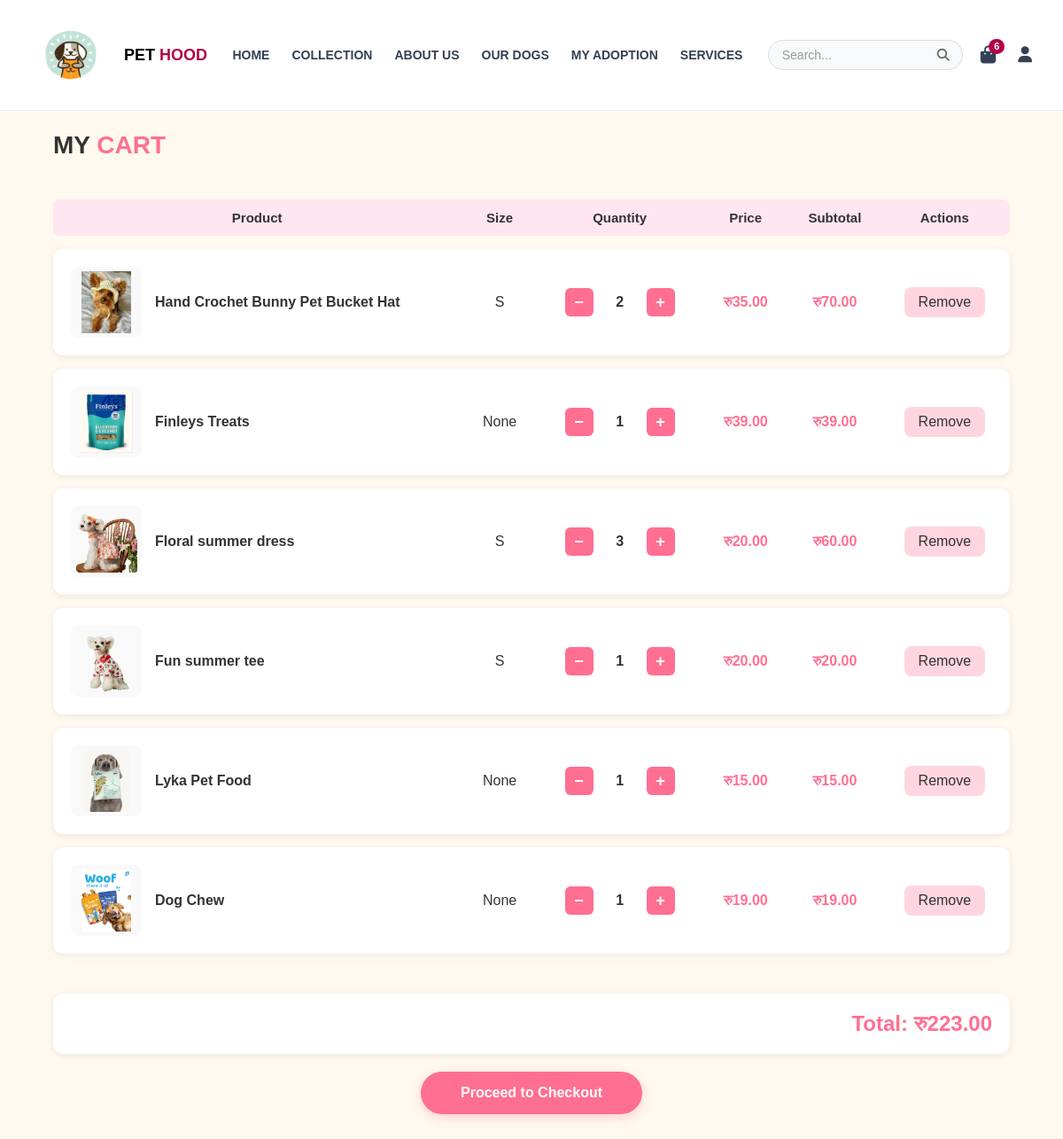
The app's page /cart/ (signed in) with its own data.
### shop/models.py (models this page shows, shortened)
class CartItem(models.Model):
    cart = models.ForeignKey(Cart, related_name="items", on_delete=models.CASCADE)
    product = models.ForeignKey(Product, on_delete=models.CASCADE)
    quantity = models.PositiveIntegerField(default=1)
    size = models.CharField(max_length=10, blank=True, null=True)
    def subtotal(self):
        return self.product.price * self.quantity

class Product(models.Model):
    CATEGORY_CHOICES = [
        ('food', 'Food'),
        ('clothes', 'Clothes'),
        ('accessories', 'Accessories'),
    ]
    name = models.CharField(max_length=200)
    slug = models.SlugField(max_length=250, unique=True, blank=True, null=True)
    category = models.CharField(max_length=20, choices=CATEGORY_CHOICES)
    price = models.DecimalField(max_digits=10, decimal_places=2)
    description = models.TextField()
    image = models.ImageField(upload_to='products/')
    sizes = models.ManyToManyField(Size, blank=True)   #  multiple sizes

### shop/views.py (the view)
# urls.py: path('cart/', views.cart_view, name='cart_view'),
@login_required
def cart_view(request):
    if 'buy_now_item_id' in request.session:
        del request.session['buy_now_item_id']
    cart, _ = Cart.objects.get_or_create(user=request.user)
    items = cart.items.all()
    total = cart.total_price()
    cart_count = cart.items.count()
    return render(request, 'cart.html', {'cart': cart, 'items': items, 'total': total, 'cart_count': cart_count,})

### shop/context_processors.py (called while the page is built)
def cart_count(request):
    if request.user.is_authenticated:
        cart, _ = Cart.objects.get_or_create(user=request.user)
        count = cart.items.count()
    else:
        count = 0
    return {'cart_count': count}

### shop/models.py (called while the page is built)
    def total_price(self):
        return sum(item.subtotal() for item in self.items.all())

### templates/cart.html (shortened to what this page needs)
{% extends 'base.html' %}
{% load static %}
{% block content %}
<div class="cart-container">
<h2>MY <span>CART</span></h2>
    <table class="cart-table">
    <thead>
        <tr>
            <th>Product</th>
            <th>Size</th>
            <th>Quantity</th>
            <th>Price</th>
            <th>Subtotal</th>
            <th>Actions</th>
        </tr>
    </thead>
    <tbody>
    {% for item in items %}
    <tr class="cart-item">
        <td data-label="Product">
            <div class="product-info">
                <img src="{{ item.product.image.url }}" alt="{{ item.product.name }}">
                <span class="product-name">{{ item.product.name }}</span>
            </div>
        </td>
        <td data-label="Size">{{ item.size }}</td>
        <td data-label="Quantity">
            <div class="quantity-controls">
                <form method="post" action="{% url 'update_cart_item' item.id %}" style="display: inline;">
                    <button type="submit" {% if item.quantity <= 1 %}disabled{% endif %}>−</button>
                </form>
                <span class="quantity-display">{{ item.quantity }}</span>
                <form method="post" action="{% url 'update_cart_item' item.id %}" style="display: inline;">
                    <button type="submit">+</button>
                </form>
            </div>
        </td>
        <td data-label="Price" class="price-cell">रु{{ item.product.price }}</td>
        <td data-label="Subtotal" class="price-cell">रु{{ item.subtotal }}</td>
        <td data-label="">
            <a href="{% url 'remove_cart_item' item.id %}" class="remove-btn">Remove</a>
        </td>
    </tr>
    {% empty %}
    <tr>
        <td colspan="6" class="empty-cart">Your cart is empty.</td>
    </tr>
    {% endfor %}
    </tbody>
    </table>
    <div class="total-section">
        Total: रु{{ total }}
    </div>
    <a href="{% url 'checkout' %}" class="checkout-btn">Proceed to Checkout</a>
</div>
{% endblock %}

### static/base.css (style rules this page uses)
* { box-sizing: border-box; }
body { margin: 0; font-family: Arial, sans-serif; }

### templates/cart.html (style rules this page uses)
body { background-color: #fff9f0; font-family: 'Arial', sans-serif; color: #333; }
h2 { text-align: left; color: #333; margin-bottom: 30px; font-size: 28px; font-weight: bold; text-transform: uppercase; }
h2 span { color: #ff6f91; }
.cart-container { width: 90%; max-width: 1200px; margin: 0 auto 30px auto; }
.cart-table { width: 100%; border-collapse: separate; border-spacing: 0 15px; background-color: transparent; }
.cart-table th { background-color: #ffe6f0; color: #333; font-weight: bold; font-size: 15px; padding: 12px 15px; text-align: center; border-radius: 0; }
.cart-table thead tr { background-color: #ffe6f0; border-radius: 8px; }
.cart-table thead tr th:first-child { border-top-left-radius: 8px; border-bottom-left-radius: 8px; }
.cart-table thead tr th:last-child { border-top-right-radius: 8px; border-bottom-right-radius: 8px; }
.cart-table tr.cart-item { background-color: #fff; box-shadow: 0 2px 8px rgba(0,0,0,0.08); border-radius: 12px; transition: transform 0.2s, box-shadow 0.2s; }
.cart-table tr.cart-item td { padding: 20px; text-align: center; vertical-align: middle; background-color: #fff; }
.cart-table tr.cart-item td:first-child { border-top-left-radius: 12px; border-bottom-left-radius: 12px; }
.cart-table tr.cart-item td:last-child { border-top-right-radius: 12px; border-bottom-right-radius: 12px; }
.product-info { display: flex; align-items: center; gap: 15px; text-align: left; }
.product-info img { width: 80px; height: 80px; object-fit: contain; border-radius: 8px; background-color: #f9f9f9; padding: 5px; }
.product-info .product-name { font-weight: 600; font-size: 16px; color: #333; }
.quantity-controls { display: flex; align-items: center; justify-content: center; gap: 10px; }
.quantity-controls button { background-color: #ff6f91; color: #fff; border: none; border-radius: 6px; width: 32px; height: 32px; font-size: 18px; font-weight: bold; cursor: pointer; transition: 0.3s; display: flex; align-items: center; justify-content: center; }
.quantity-controls .quantity-display { min-width: 40px; font-size: 16px; font-weight: bold; text-align: center; color: #333; }
.price-cell { font-weight: 600; font-size: 16px; color: #ff6f91; }
.remove-btn { background-color: #ffd6e0; border: none; border-radius: 8px; padding: 8px 16px; color: #333; cursor: pointer; transition: 0.3s; text-decoration: none; display: inline-block; font-weight: 500; }
.total-section { width: 100%; text-align: right; font-size: 24px; color: #ff6f91; font-weight: bold; margin: 30px 0 20px 0; padding: 20px; background-color: #fff; border-radius: 12px; box-shadow: 0 2px 8px rgba(0,0,0,0.08); }
.checkout-btn { display: block; width: 250px; margin: 20px auto; padding: 15px 30px; text-align: center; background-color: #ff6f91; color: #fff; border-radius: 25px; font-weight: bold; font-size: 16px; text-decoration: none; transition: 0.3s; box-shadow: 0 4px 12px rgba(255, 111, 145, 0.3); }

### records on screen
CartItem: product.image (picture), product.name "Hand Crochet Bunny Pet Bucket Hat", size "S", quantity "2", product.price "35.00", subtotal "70.00"
CartItem: product.image (picture), product.name "Finleys Treats", size "None", quantity "1", product.price "39.00", subtotal "39.00"
CartItem: product.image (picture), product.name "Floral summer dress", size "S", quantity "3", product.price "20.00", subtotal "60.00"
CartItem: product.image (picture), product.name "Fun summer tee", size "S", quantity "1", product.price "20.00", subtotal "20.00"
CartItem: product.image (picture), product.name "Lyka Pet Food", size "None", quantity "1", product.price "15.00", subtotal "15.00"
CartItem: product.image (picture), product.name "Dog Chew", size "None", quantity "1", product.price "19.00", subtotal "19.00"

### other values on screen
{{ cart_count }} "6"
{{ total }} "223.00"
